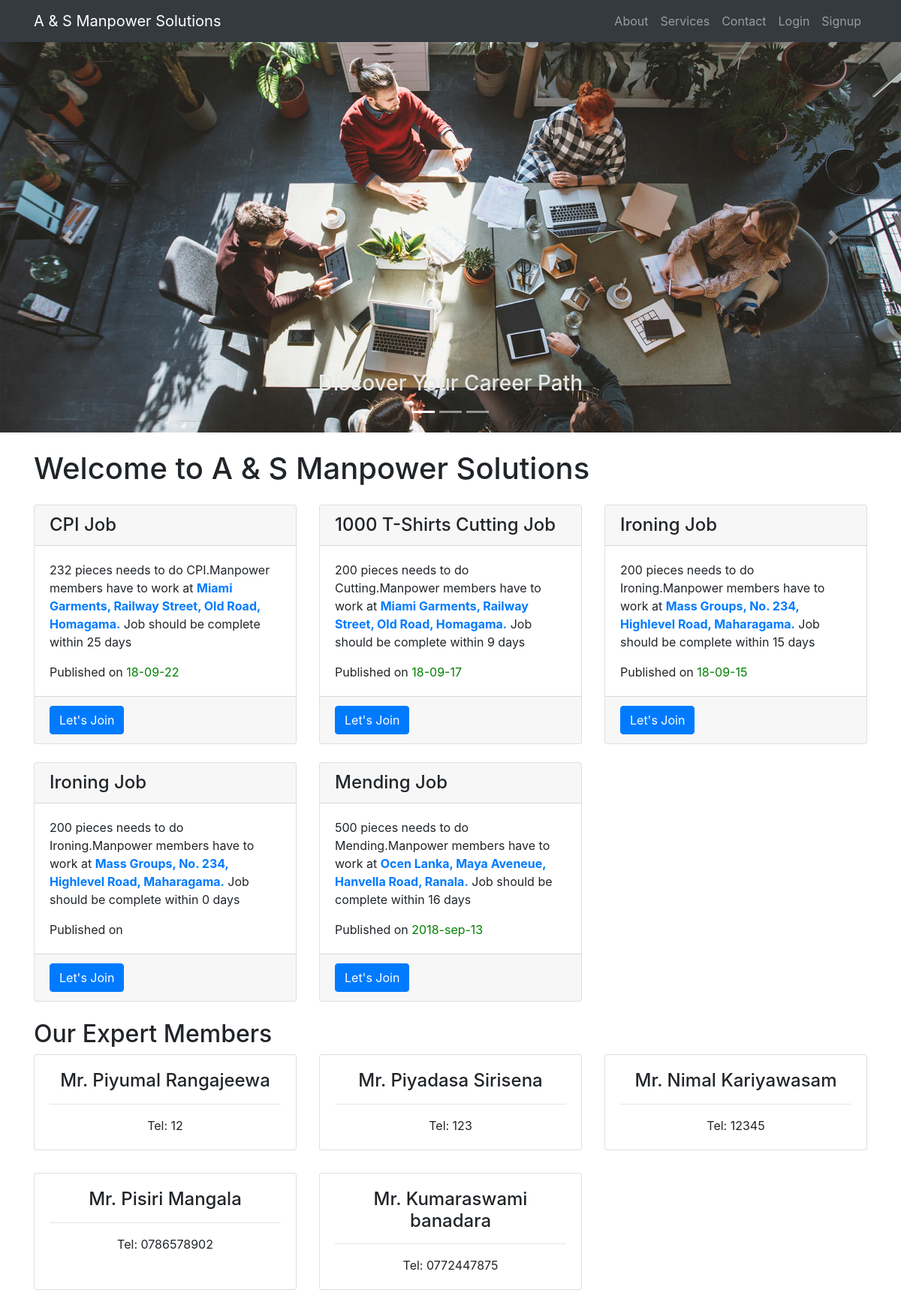
Before: / (upper part) with the older database file.
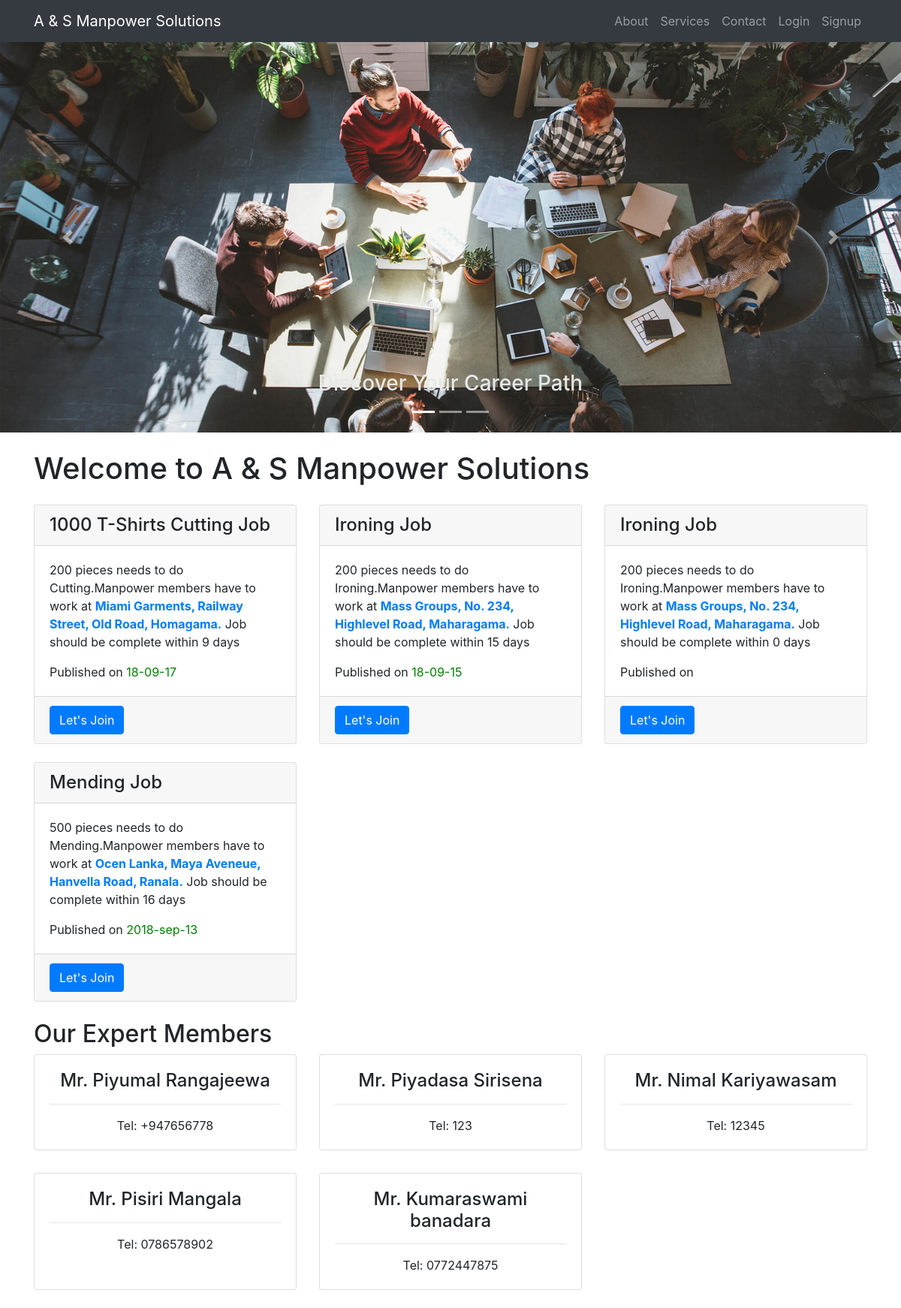
After: the same page with the newer database file.
### tables this page shows
CREATE TABLE `supplier_job` (
  `jobID` int(11) NOT NULL,
  `jobTitle` varchar(45) DEFAULT NULL,
  `jobType` varchar(45) DEFAULT NULL,
  `jobCount` int(11) DEFAULT NULL,
  `workerCount` int(11) NOT NULL,
  `jobPeriod` int(45) DEFAULT NULL,
  `jobStatus` varchar(45) DEFAULT 'offline',
  `jobStart` varchar(45) DEFAULT NULL,
  `jobEnd` varchar(45) DEFAULT NULL,
  `jobPublished` varchar(100) DEFAULT NULL,
  `jobProgress` int(45) DEFAULT '0',
  `supID` varchar(45) NOT NULL,
  `locationID` int(11) NOT NULL,
  `comID` varchar(100) DEFAULT NULL,
  `jobNature` varchar(10) NOT NULL DEFAULT 'Full Time',
  `workersJoined` int(10) NOT NULL DEFAULT '0',
  `jobRatings` int(10) NOT NULL DEFAULT '0',
  `jobPrice` int(11) NOT NULL DEFAULT '0',
  `comJobID` int(11) NOT NULL DEFAULT '0'
);

CREATE TABLE `location` (
  `locID` int(11) NOT NULL,
  `locName` varchar(45) DEFAULT NULL,
  `locStreet` varchar(45) DEFAULT NULL,
  `locVillage` varchar(45) DEFAULT NULL,
  `locCity` varchar(45) DEFAULT NULL
);

CREATE TABLE `worker` (
  `workerID` varchar(45) NOT NULL,
  `workerName` varchar(45) DEFAULT NULL,
  `workerNIC` varchar(45) DEFAULT NULL,
  `workerPhone` varchar(45) DEFAULT NULL,
  `workerRank` int(10) DEFAULT '0',
  `workerEmail` varchar(45) DEFAULT NULL,
  `workerStatus` varchar(45) DEFAULT NULL,
  `workerImage` varchar(5000) DEFAULT NULL
);

### pages/query_boxes/supplier_jobs_for_visitors.php (the view)
<?php
    $queryJob="SELECT * FROM supplier_job WHERE jobStatus='online' OR jobStatus='pending' ORDER BY jobID DESC LIMIT 5";
    $resultJob=mysqli_query($conn,$queryJob);
    if(mysqli_num_rows($resultJob)>0){
        while($rowJob=mysqli_fetch_assoc($resultJob)){
            $locationID=$rowJob['locationID'];
            $queryLocation="SELECT * FROM location WHERE locID='$locationID'";
            $resultLocation=mysqli_query($conn,$queryLocation);
            $rowLocation=mysqli_fetch_assoc($resultLocation);
            $locationName=$rowLocation['locName'];
            $locationAddress=$rowLocation['locStreet'].", ".$rowLocation['locVillage'].", ".$rowLocation['locCity'];
            echo "<div class='col-lg-4 mb-4'><div class='card h-100'>
            <h4 class='card-header'>".$rowJob['jobTitle']."</h4>
            <div class='card-body'>
                <p class='card-text'>".$rowJob['jobCount']." pieces needs to do ".$rowJob['jobType'].".Manpower members have to work at
                    <strong><a href='#'>".$locationName.", ".$locationAddress.".</a></strong> Job should be complete within ".$rowJob['jobPeriod']." days
                </p>
                <p class='card-text'>Published on <font style='color:green;'>".$rowJob['jobPublished']."</font>
                </p>
            </div>
            <div class='card-footer'>
              <a href='./pages/login.php' class='btn btn-primary'>Let's Join</a>
            </div>
          </div></div>";
        }
    }
?>

### pages/query_boxes/worker_rating.php (shortened to what this page needs)
<?php
    $queryWorker="SELECT * FROM worker ORDER BY workerRank DESC LIMIT 5";
    $resultWorker=mysqli_query($conn,$queryWorker);
    if(mysqli_num_rows($resultWorker)>0){
        while($rowWorker=mysqli_fetch_assoc($resultWorker)){
        echo "<div class='col-lg-4 col-sm-6 portfolio-item'>
          <div class='card h-100' style='text-align: center'>
            <div class='card-body'>
              <h4 class='card-title'>
                Mr. ".$rowWorker['workerName']."<hr>
              </h4>
              Tel: ".$rowWorker['workerPhone']."
            </div>
          </div>
        </div>";
    }
    }
?>

Changed rows visible on the page:
no longer on this page (row edited): supplier_job: jobTitle "CPI Job", jobCount "232", jobType "CPI", locationID.locName "Miami Garments", locationID.locCity "Railway Street, Old Road, Homagama", jobPeriod "25", jobPublished "18-09-22"
changed worker "Piyumal Rangajeewa": workerPhone "12" → "+947656778"
